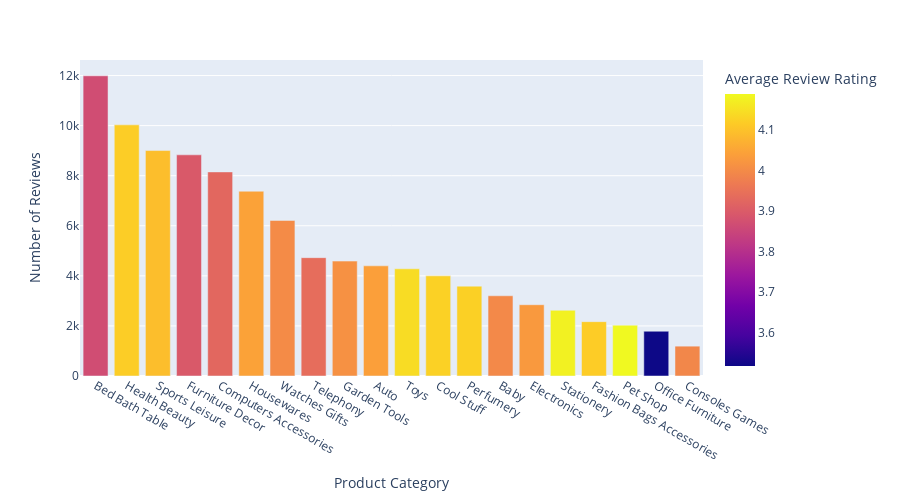

The notebook cell this image was saved under:
### Code cell
avg_ratings = avg_score_per_category[:20]
fig = px.bar(avg_ratings, x='Product Category', y='Number of Reviews',
             hover_data=['Average Review Rating'], color='Average Review Rating',
             height=500)
fig.show()

### Figure 1 — Plotly figure (JSON) as saved in the notebook; plotly's stock layout.template omitted (floating-point values rounded to 4 significant figures)
{"data": [{"alignmentgroup": "True", "customdata": [[3.867], [4.119], [4.093], [3.895], [3.926], [4.045], [4.001], [3.938], [4.011], [4.039], [4.142], [4.126], [4.123], [3.996], [4.027], [4.176], [4.117], [4.189], [3.517], [3.992]], "hovertemplate": "Product Category=%{x}<br>Number of Reviews=%{y}<br>Average Review Rating=%{marker.color}<extra></extra>", "legendgroup": "", "marker": {"color": [3.867, 4.119, 4.093, 3.895, 3.926, 4.045, 4.001, 3.938, 4.011, 4.039, 4.142, 4.126, 4.123, 3.996, 4.027, 4.176, 4.117, 4.189, 3.517, 3.992], "coloraxis": "coloraxis"}, "name": "", "offsetgroup": "", "orientation": "v", "showlegend": false, "textposition": "auto", "type": "bar", "x": ["Bed Bath Table", "Health Beauty", "Sports Leisure", "Furniture Decor", "Computers Accessories", "Housewares", "Watches Gifts", "Telephony", "Garden Tools", "Auto", "Toys", "Cool Stuff", "Perfumery", "Baby", "Electronics", "Stationery", "Fashion Bags Accessories", "Pet Shop", "Office Furniture", "Consoles Games"], "xaxis": "x", "y": [11990, 10030, 9005, 8833, 8151, 7380, 6213, 4726, 4590, 4400, 4281, 3999, 3589, 3204, 2847, 2625, 2170, 2030, 1788, 1192], "yaxis": "y"}], "layout": {"barmode": "relative", "coloraxis": {"colorbar": {"title": {"text": "Average Review Rating"}}, "colorscale": [[0, "#0d0887"], [0.1111, "#46039f"], [0.2222, "#7201a8"], [0.3333, "#9c179e"], [0.4444, "#bd3786"], [0.5556, "#d8576b"], [0.6667, "#ed7953"], [0.7778, "#fb9f3a"], [0.8889, "#fdca26"], [1, "#f0f921"]]}, "height": 500, "legend": {"tracegroupgap": 0}, "margin": {"t": 60}, "xaxis": {"anchor": "y", "domain": [0, 1], "title": {"text": "Product Category"}}, "yaxis": {"anchor": "x", "domain": [0, 1], "title": {"text": "Number of Reviews"}}}}
